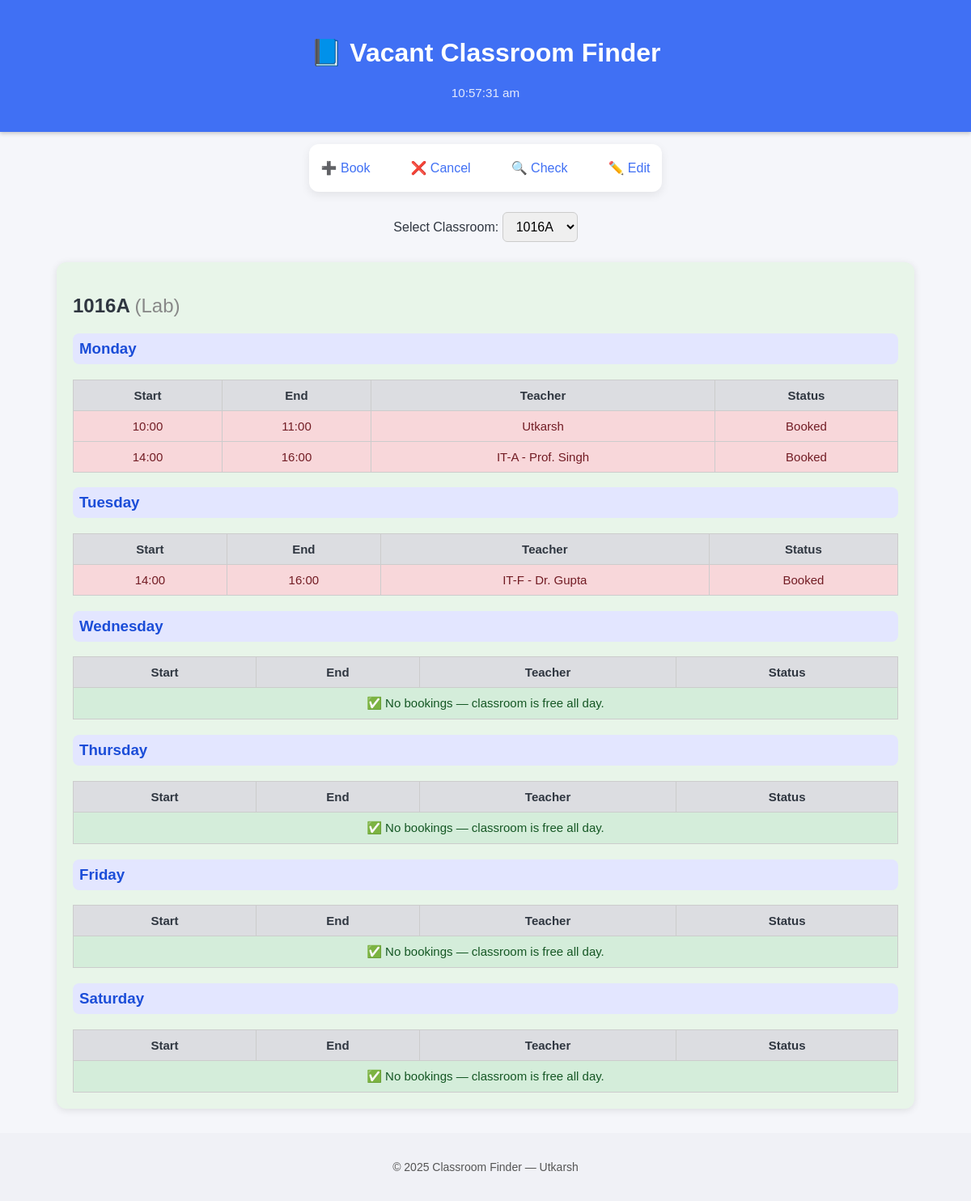
The page / on the database its author committed.
### models.py (models this page shows, shortened)
class Classroom(db.Model):
    id = db.Column(db.Integer, primary_key=True)
    room_name = db.Column(db.String(50), unique=True, nullable=False)
    room_type = db.Column(db.String(50), default="Lecture")
    capacity = db.Column(db.Integer, default=0)

class Booking(db.Model):
    id = db.Column(db.Integer, primary_key=True)
    classroom_id = db.Column(db.Integer, db.ForeignKey('classroom.id'), nullable=False)
    teacher_name = db.Column(db.String(100), nullable=False)
    day = db.Column(db.String(20), nullable=False)         # e.g., "Monday"
    start_time = db.Column(db.String(10), nullable=False)  # "09:00"
    end_time = db.Column(db.String(10), nullable=False)    # "10:00"
    created_at = db.Column(db.DateTime, default=datetime.utcnow)
    classroom = db.relationship('Classroom', backref='bookings')

### app.py (the view)
@app.route('/', methods=['GET', 'POST'])
def home():
    remove_past_bookings()  # Clean up old bookings
    rooms = Classroom.query.all()
    selected_room_name = request.form.get('room_filter')  # dropdown POST value
    if not selected_room_name and rooms:
        selected_room_name = rooms[0].room_name
    display_rooms = Classroom.query.filter_by(room_name=selected_room_name).all() if selected_room_name else []
    rooms_data = []
    for r in display_rooms:
        schedule = {}
        for b in r.bookings:
            if b.day.lower() == "sunday":
                continue
            schedule.setdefault(b.day, []).append((b.start_time, b.end_time, b.teacher_name))
        for day in schedule:
            schedule[day].sort(key=lambda x: x[0])
        rooms_data.append({
            "room_name": r.room_name,
            "room_type": r.room_type,
            "schedule": schedule
        })
    return render_template(
        'index.html',
        rooms_data=rooms_data,
        rooms=rooms,
        selected_room_name=selected_room_name
    )

### app.py (called while the page is built)
def remove_past_bookings():
    now = datetime.now()
    today_str = now.strftime("%A")  # e.g., "Monday"
    bookings = Booking.query.filter_by(day=today_str).all()
    for b in bookings:
        booking_end_time = datetime.strptime(b.end_time, "%H:%M").time()
        if booking_end_time < now.time():
            db.session.delete(b)
    db.session.commit()

### templates/index.html (shortened to what this page needs)
<!doctype html>
<html lang="en">
<head>
  <link rel="stylesheet" href="{{ url_for('static', filename='style.css') }}">
</head>
<body>
  <header class="header">
    <h1>📘 Vacant Classroom Finder</h1>
    <p id="clock" class="clock"></p>
  </header>
  <nav class="top-links">
    <a href="{{ url_for('book') }}">➕ Book</a>
    <a href="{{ url_for('cancel') }}">❌ Cancel</a>
    <a href="{{ url_for('check_availability') }}">🔍 Check</a>
    <a href="{{ url_for('edit_booking') }}">✏️ Edit</a>
  </nav>
  <section class="filter-section">
    <form method="POST" action="{{ url_for('home') }}" class="filter-form">
      <label for="room_filter">Select Classroom: </label>
      <select name="room_filter" id="room_filter" onchange="this.form.submit()">
        {% for room in rooms %}
          <option value="{{ room.room_name }}" {% if selected_room_name == room.room_name %}selected{% endif %}>
            {{ room.room_name }}
          </option>
        {% endfor %}
      </select>
    </form>
  </section>
  {% set days_order = ["Monday","Tuesday","Wednesday","Thursday","Friday","Saturday"] %}
  {% for room in rooms_data %}
    <div class="classroom">
      <h2>{{ room.room_name }} <span class="room-type">({{ room.room_type }})</span></h2>
      {% for day in days_order %}
        <div class="day-block">
          <h3>{{ day }}</h3>
          <table>
            <thead>
              <tr>
                <th>Start</th>
                <th>End</th>
                <th>Teacher</th>
                <th>Status</th>
              </tr>
            </thead>
            <tbody>
              {% if room.schedule[day] is defined %}
                {% for start, end, teacher in room.schedule[day] %}
                  <tr class="booked">
                    <td>{{ start }}</td>
                    <td>{{ end }}</td>
                    <td>{{ teacher }}</td>
                    <td>Booked</td>
                  </tr>
                {% endfor %}
              {% else %}
                <tr class="free">
                  <td colspan="4">✅ No bookings — classroom is free all day.</td>
                </tr>
              {% endif %}
            </tbody>
          </table>
        </div>
      {% endfor %}
    </div>
  {% endfor %}
  <footer>
    <p>© 2025 Classroom Finder — Utkarsh</p>
  </footer>
</body>
</html>

### static/style.css (style rules this page uses)
body { font-family: "Poppins", Arial, sans-serif; background: #f5f6fa; margin: 0; padding: 0; color: #2f3640; }
.header { text-align: center; background: #4070f4; color: white; padding: 25px 0; box-shadow: 0 2px 5px rgba(0,0,0,0.2); }
.clock { font-size: 1rem; opacity: 0.9; }
.top-links { display: flex; justify-content: center; gap: 20px; background: #fff; padding: 12px 0; box-shadow: 0 4px 12px rgba(0,0,0,0.08); border-radius: 12px; margin: 15px auto; width: fit-content; transition: background 0.3s; }
.top-links a { position: relative; padding: 8px 15px; color: #4070f4; text-decoration: none; font-weight: 500; border-radius: 8px; transition: all 0.3s; }
.top-links a::after { content: ''; position: absolute; width: 0%; height: 2px; background: #4070f4; bottom: 4px; left: 0; transition: 0.3s; }
.filter-section { text-align: center; margin: 25px 0; }
select { padding: 8px 12px; font-size: 16px; border: 1px solid #ccc; border-radius: 6px; }
.classroom { background: #e8f5e9; margin: 25px auto; padding: 20px; border-radius: 12px; box-shadow: 0 2px 10px rgba(0,0,0,0.1); width: 85%; transition: transform 0.2s, background 0.3s; }
.room-type { color: #888; font-weight: normal; }
.day-block h3 { background: #e3e6ff; color: #1b4dd8; padding: 8px; border-radius: 8px; }
table { width: 100%; border-collapse: collapse; margin-top: 10px; }
th, td { border: 1px solid #ccc; text-align: center; padding: 10px; font-size: 15px; }
th { background-color: #dcdde1; }
.free { background-color: #d4edda; color: #155724; }
.booked { background-color: #f8d7da; color: #721c24; }
footer { text-align: center; padding: 20px; background: #f0f1f6; margin-top: 30px; color: #555; font-size: 14px; }
.clock { margin-top: 6px; font-size: 0.95rem; opacity: 0.85; }
.classroom { animation: fadeIn 0.7s ease-in-out; }

### rows shown on the page
Classroom: room_name "1016A", room_type "Lab", days_order "Monday" "Tuesday" "Wednesday" "Thursday" "Friday" "Saturday"
Booking: start_time "10:00", end_time "11:00", teacher_name "Utkarsh"
Booking: start_time "14:00", end_time "16:00", teacher_name "IT-A - Prof. Singh"
Booking: start_time "14:00", end_time "16:00", teacher_name "IT-F - Dr. Gupta"

### other values the page prints
form field room_filter "1016A"
